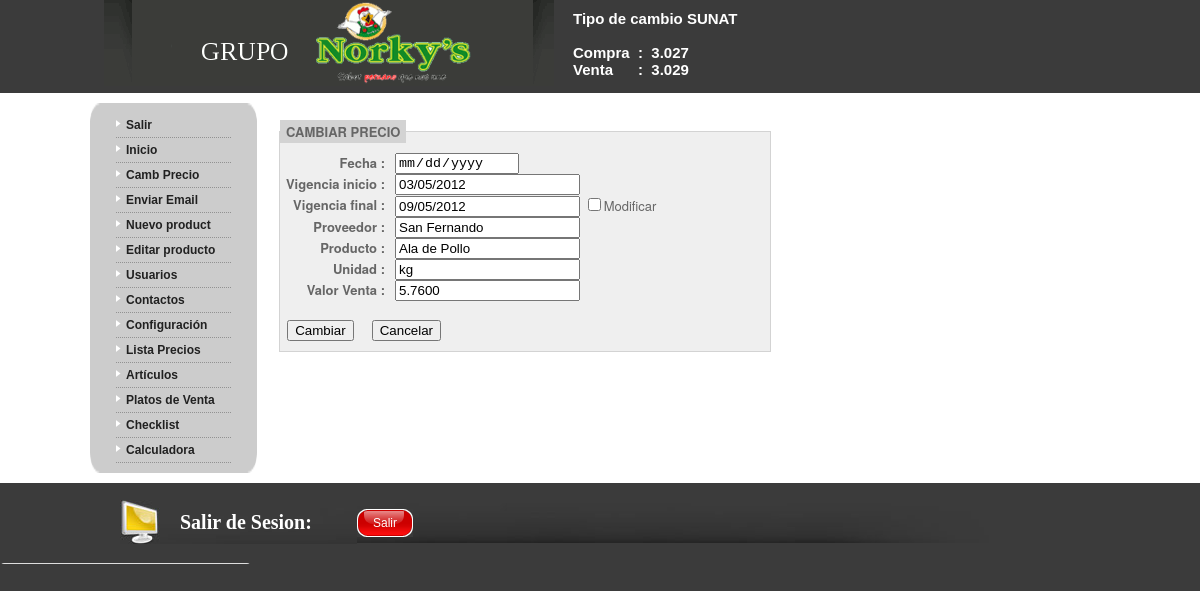
Page /index.php?modulo=edicion&pagina=cambiar_precio&id=2 (signed in) on the committed database.
### tables this page shows
CREATE TABLE `tcambio_sunat` (
  `id_tcambio_sunat` int(11) NOT NULL AUTO_INCREMENT,
  `cambio_compra` float NOT NULL,
  `cambio_venta` float NOT NULL,
  PRIMARY KEY (`id_tcambio_sunat`)
);

CREATE TABLE `precios` (
  `id_precio` int(11) NOT NULL AUTO_INCREMENT,
  `id_prov_prod` int(11) NOT NULL,
  `fecha` date NOT NULL,
  `vigencia_inicio` date NOT NULL,
  `vigencia_final` date DEFAULT NULL,
  `unidad` varchar(20) NOT NULL,
  `valor_venta` float(7,4) DEFAULT NULL,
  PRIMARY KEY (`id_precio`),
  KEY `id_prov_prod` (`id_prov_prod`),
  CONSTRAINT `precios_ibfk_1` FOREIGN KEY (`id_prov_prod`) REFERENCES `proveedores_productos` (`id_prov_prod`) ON DELETE CASCADE ON UPDATE CASCADE
);

CREATE TABLE `proveedores` (
  `id_proveedor` int(11) NOT NULL AUTO_INCREMENT,
  `proveedor` varchar(30) NOT NULL,
  PRIMARY KEY (`id_proveedor`),
  UNIQUE KEY `proveedor` (`proveedor`)
);

CREATE TABLE `productos` (
  `id_producto` int(11) NOT NULL AUTO_INCREMENT,
  `producto` varchar(30) NOT NULL,
  PRIMARY KEY (`id_producto`),
  UNIQUE KEY `producto` (`producto`)
);

### modulos/edicion/controlador/cambiar_precio.php (called while the page is built, shortened)
<?php
	if(isset($_GET["id"])) {
		$id = addslashes(trim($_GET["id"]));
	}
	require "modelo/producto_precio.php";
	require "modelo/modelo.php";
	if(!empty($_POST)) {
		$formfecha = addslashes(trim($_POST["fecha"]));
		$dia = strtok($formfecha, "/");
		$mes = strtok("/");
		$anio = strtok("/");
		$fecha = $anio."/".$mes."/".$dia;
		$formvigencia_inicio = addslashes(trim($_POST["vigencia_inicio"]));
		$dia = strtok($formvigencia_inicio, "/");
		$mes = strtok("/");
		$anio = strtok("/");
		$vigencia_inicio = $anio."/".$mes."/".$dia;
		if(isset($_POST["vigencia_final"])) {
			$formvigencia_final = addslashes(trim($_POST["vigencia_final"]));
			$dia = strtok($formvigencia_final, "/");
			$mes = strtok("/");
			$anio = strtok("/");
			$vigencia_final = $anio."/".$mes."/".$dia;
		}else{
			$vigencia_final = "";
		}
		$unidad = addslashes(trim($_POST["unidad"]));
		$valor_venta = addslashes(trim($_POST["valor_venta"]));
		$query = "INSERT INTO precios (id_prov_prod, fecha, vigencia_inicio, vigencia_final, unidad, valor_venta) VALUES ($id, '$fecha', '$vigencia_inicio', '$vigencia_final', '$unidad', $valor_venta)";
		insert($query, $db);
		$producto_precios = producto_precios($db);
		$vista = $dir_vista."/cprecio_producto.php";
		$css_vista = array();
		$css_vista[] = $dir_css."/index.css";
	}else{
    	$query ="SELECT d.id_precio, c.id_proveedor, a.proveedor, c.id_producto, b.producto, c.id_prov_prod, d.vigencia_inicio, d.vigencia_final, d.unidad, d.valor_venta ".
    	"FROM ".
    	"(SELECT id_prov_prod, id_precio, vigencia_inicio, vigencia_final, unidad, valor_venta FROM precios GROUP BY id_prov_prod DESC) AS d ".
    	"INNER JOIN proveedores as a, productos as b, proveedores_productos as c ".
    	"WHERE c.id_prov_prod = ".$id." AND c.id_proveedor = a.id_proveedor AND c.id_producto = b.id_producto AND c.id_prov_prod = d.id_prov_prod";
		$editar = select_editar_info($id, $query, $db);
	}
	require_once "temas/$tema/tema.php";
?>

### modulos/edicion/index.php (called while the page is built, shortened)
<?php
switch($pagina){
	case "cambiar_precio":
		$controlador = $pagina.".php";
		break;
}
require_once "controlador/$controlador";
?>

### index.php (called while the page is built, shortened)
<?php
	$modulo = "principal";
	if(isset($_GET["modulo"])){
		$modulo = addslashes(trim($_GET["modulo"]));
	}
	require_once "modulos/$modulo/index.php";
?>

### modelo/lista.php (called while the page is built, shortened)
<?php
function tcambio_sunat()
{
	$fid = mysql_query("SELECT cambio_compra, cambio_venta FROM tcambio_sunat WHERE id_tcambio_sunat=1");
	$rs = mysql_fetch_assoc($fid);
	return $rs;
}
?>

### lib/php/funciones.php (called while the page is built, shortened)
<?php
function rs_row($query,$db)
{
	$rs = array();
	if(isset($GLOBALS["debug"]) && $GLOBALS["debug"]){
		$fetch = mysql_query($query) or die (mysql_error()."<br />".$query);
	}else{
		$fetch = mysql_query($query) or die ("error en la consulta");
	}
	if(mysql_num_rows($fetch)>0){
		$rs = mysql_fetch_assoc($fetch);
	}
	return $rs;
}
function cform_fecha($form_fecha)
{
	$cua = substr($form_fecha,0,4);
	if(preg_match('/\//',$cua)) {
		$nffecha=substr($form_fecha,6,4)."/".substr($form_fecha,3,2)."/".substr($form_fecha,0,2);
	}else{
		$nffecha=substr($form_fecha,8,2)."/".substr($form_fecha,5,2)."/".substr($form_fecha,0,4);
	}
	return $nffecha;
}
?>

### modelo/modelo.php (called while the page is built, shortened)
<?php
function select_editar_info($id, $query, $db)
{
    $data = rs_row($query,$db);
    return $data;
}
?>

### modulos/edicion/vista/cambiar_precio.php (the view, shortened to what this page needs)
<span class="rojo"><?php echo $mensaje;?></span><br />
<form method="post" action="" enctype="multipart/form-data" onsubmit="return valida(this)">
	<fieldset>
		<legend>CAMBIAR PRECIO</legend>
		<label>Fecha :</label>
		<input type="date" name="fecha" readonly value="<?php echo date("d/m/Y");?>" /><br />
		<label>Vigencia inicio :</label>
		<input type="textbox" id="vigencia_inicio" name="vigencia_inicio"  value="<?php echo cform_fecha($editar['vigencia_inicio']);?>" /><br />
		<label>Vigencia final :</label>
		<input id="vigencia_final" name="vigencia_final" readonly value="<?php echo cform_fecha($editar['vigencia_final']);?>" />
		<input type="checkbox" id="vigencia_finalck" name="vigencia_finalck" value="vigencia_finalck" onclick="cambiareadonlydatepicker(this)" />Modificar<br />
		<label>Proveedor :</label>
		<input type="text" name="proveedor" readonly="readonly" value="<?php echo $editar['proveedor'];?>" /><br />
		<label>Producto :</label>
		<input type="text" name="producto" readonly="readonly" value="<?php echo $editar['producto'];?>" /><br />
		<label>Unidad :</label>
		<input type="text" name="unidad" readonly="readonly" value="<?php echo $editar['unidad'];?>" /><br />
		<label>Valor Venta :</label>
		<input type="text" name="valor_venta" value=<?php echo $editar['valor_venta'];?> /><br />
		<br /> &nbsp;
		<input type="submit" name="enviar" value="Cambiar" href="index.php?modulo=edicion&pagina=cambiar_precio&id=<?php echo $id;?>" />
		<input type="button" name="cancelar" value="Cancelar" onclick="window.location.href='index.php?modulo=edicion&pagina=index'" />
	</fieldset>
</form>

### temas/menuizquierda/controlador/tcambio_sunat.php
<?php
	require_once "modelo/lista.php";
	$cambio = tcambio_sunat();
	$compra = $cambio["cambio_compra"];
	$venta = $cambio["cambio_venta"];
	echo "<p>Tipo de cambio SUNAT</p><br />\n";
	echo "<p>Compra&nbsp; : &nbsp;".$compra."</p>\n";
	echo "<p>Venta &nbsp; &nbsp; &nbsp;: &nbsp;".$venta."</p>";
?>

### temas/menuizquierda/css/menuizquierda.css (style rules this page uses)
body { background-color:#3B3B3B; color:#A4A4A4; padding:0px; margin:0px; font:13px/17px Verdana, Arial, Helvetica, sans-serif; }
div, ul, li, h1, h2, h3, h4, p, img { margin:0px; padding:0px; }

### modulos/edicion/css/agregar_nuevo.css (style rules this page uses)
#body fieldset { font: 13px "Helvetica Neue", helvetica, arial, sans-serif; color: #666; background-color: #efefef; padding: 2px 0 10px 0; border: solid 1px #d3d3d3; width: 490px; }
#body legend { color: #666; font-weight: bold; font-variant: small-caps; background-color: #d3d3d3; padding: 2px 6px; margin-bottom: 8px; }
#body label { font-weight: bold; line-height: normal; text-align: right; margin-right: 10px; position: relative; display: block; float: left; width: 105px; }

### rows in the picture
tcambio_sunat: cambio_compra "3.027", cambio_venta "3.029"
precios: vigencia_inicio "03/05/2012", vigencia_final "09/05/2012", proveedor "San Fernando", producto "Ala de Pollo", unidad "kg", valor_venta "5.7600"
